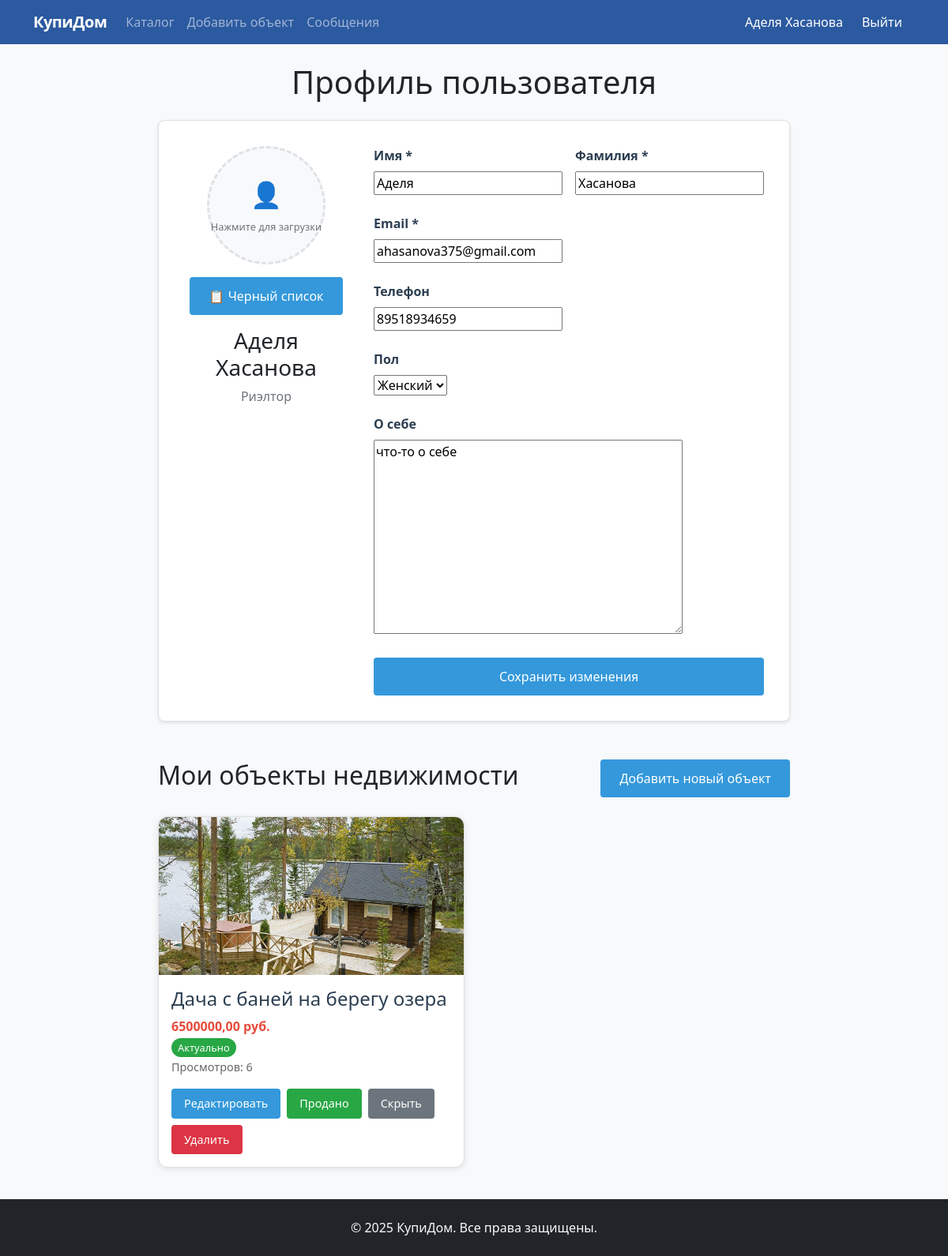
/profile/ (signed in), run on the app's committed database.
### realty/models.py (models this page shows, shortened)
class CustomUser(AbstractUser):
    USER_TYPE_CHOICES = (
        ('realtor', 'Риэлтор'),
        ('client', 'Клиент'),
    )
    GENDER_CHOICES = (
        ('M', 'Мужской'),
        ('F', 'Женский'),
    )
    user_type = models.CharField('Тип пользователя', max_length=10, choices=USER_TYPE_CHOICES)
    phone = models.CharField('Телефон', max_length=20, blank=True)
    bio = models.TextField('О себе', blank=True)
    avatar = models.ImageField('Аватар', upload_to='avatars/', blank=True, null=True)
    gender = models.CharField('Пол', max_length=1, choices=GENDER_CHOICES, blank=True)

class Property(models.Model):
    STATUS_CHOICES = (
        ('active', 'Актуально'),
        ('sold', 'Продано'),
        ('hidden', 'Скрыто'),
    )
    PROPERTY_TYPES = (
        ('apartment', 'Квартира'),
        ('house', 'Дом'),
        ('land', 'Земельный участок'),
        ('commercial', 'Коммерческая недвижимость'),
    )
    title = models.CharField('Название', max_length=200)
    description = models.TextField('Описание')
    price = models.DecimalField('Цена', max_digits=12, decimal_places=2)
    property_type = models.CharField('Тип недвижимости', max_length=20, choices=PROPERTY_TYPES)
    area = models.FloatField('Площадь (кв.м)')
    rooms = models.IntegerField('Количество комнат', blank=True, null=True)
    location = models.CharField('Местоположение', max_length=300)
    created_by = models.ForeignKey(CustomUser, on_delete=models.CASCADE, related_name='properties')
    status = models.CharField('Статус', max_length=10, choices=STATUS_CHOICES, default='active')
    views = models.IntegerField('Просмотры', default=0)
    created_at = models.DateTimeField(auto_now_add=True)
    updated_at = models.DateTimeField(auto_now=True)
    class Meta:
        verbose_name = 'Объект недвижимости'
        verbose_name_plural = 'Объекты недвижимости'
        ordering = ['-created_at']

class PropertyImage(models.Model):
    property = models.ForeignKey(Property, on_delete=models.CASCADE, related_name='images')
    image = models.ImageField('Изображение', upload_to='property_images/')
    is_main = models.BooleanField('Основное изображение', default=False)

### realty/views.py (the view)
# urls.py: path('profile/', views.profile_update, name='profile'),
@login_required
def profile_update(request):
    if request.method == 'POST':
        form = ProfileUpdateForm(request.POST, request.FILES, instance=request.user)
        if form.is_valid():
            form.save()
            if request.headers.get('x-requested-with') == 'XMLHttpRequest':
                return JsonResponse({'success': True})
            return redirect('profile')
        else:
            if request.headers.get('x-requested-with') == 'XMLHttpRequest':
                errors = {}
                for field, error_list in form.errors.items():
                    errors[field] = [{'message': error} for error in error_list]
                return JsonResponse({'success': False, 'errors': errors})
    else:
        form = ProfileUpdateForm(instance=request.user)
    user_properties = Property.objects.filter(created_by=request.user)
    return render(request, 'realty/profile.html', {
        'form': form,
        'properties': user_properties
    })

### realty/forms.py
class ProfileUpdateForm(forms.ModelForm):
    class Meta:
        model = CustomUser
        fields = ('first_name', 'last_name', 'email', 'phone', 'bio', 'avatar', 'gender')

### realty/templates/realty/profile.html (shortened to what this page needs)
{% extends 'realty/base.html' %}
{% block content %}
<div style="max-width: 800px; margin: 0 auto;">
    <h1 class="text-center mb-4">Профиль пользователя</h1>
    <div class="card">
        <div class="card-body">
            <div style="display: grid; grid-template-columns: 1fr 2fr; gap: 2rem; align-items: start;">
                <div style="text-align: center;">
                    <div style="position: relative; display: inline-block;">
                        <label for="id_avatar" style="cursor: pointer;">
                            {% if user.avatar %}
                            <img src="{{ user.avatar.url }}" alt="Аватар"
                                 style="width: 150px; height: 150px; border-radius: 50%; object-fit: cover; border: 3px solid #3498db;">
                            {% else %}
                            <div style="width: 150px; height: 150px; background: #f8f9fa; border-radius: 50%; display: flex; align-items: center; justify-content: center; border: 3px dashed #dee2e6; cursor: pointer;">
                                <div style="text-align: center;">
                                    <div style="font-size: 2rem; color: #6c757d;">👤</div>
                                    <div style="font-size: 0.8rem; color: #6c757d; margin-top: 0.5rem;">Нажмите для загрузки</div>
                                </div>
                            </div>
                            {% endif %}
                        </label>
                    </div>
<div class="mt-3">
    <a href="{% url 'blacklist_view' %}" class="btn btn-outline-warning btn-sm">
        📋 Черный список
    </a>
</div>
                    <h3 class="mt-3">{{ user.get_full_name|default:user.username }}</h3>
                    <p class="text-muted">{{ user.get_user_type_display }}</p>
                </div>
                <div>
                    <form id="profile-form" method="post" enctype="multipart/form-data">
                        <div style="display: grid; grid-template-columns: 1fr 1fr; gap: 1rem;">
                            <div class="form-group">
                                <label for="id_first_name">Имя *</label>
                                {{ form.first_name }}
                            </div>
                            <div class="form-group">
                                <label for="id_last_name">Фамилия *</label>
                                {{ form.last_name }}
                            </div>
                        </div>
                        <div class="form-group">
                            <label for="id_email">Email *</label>
                            {{ form.email }}
                        </div>
                        <div class="form-group">
                            <label for="id_phone">Телефон</label>
                            {{ form.phone }}
                        </div>
                        <div class="form-group">
                            <label for="id_gender">Пол</label>
                            {{ form.gender }}
                        </div>
                        <div class="form-group">
                            <label for="id_bio">О себе</label>
                            {{ form.bio }}
                        </div>
                        <button type="submit" class="btn" style="width: 100%;">Сохранить изменения</button>
                    </form>
                </div>
            </div>
        </div>
    </div>
    <div style="margin-top: 3rem;">
        <div class="d-flex justify-content-between align-items-center mb-4">
            <h2>Мои объекты недвижимости</h2>
            <a href="{% url 'property_create' %}" class="btn">Добавить новый объект</a>
        </div>
        {% if properties %}
        <div class="property-grid">
            {% for property in properties %}
            <div class="property-card">
                {% with main_image=property.images.first %}
                    {% if main_image %}
                    <img src="{{ main_image.image.url }}" alt="{{ property.title }}" style="width: 100%; height: 200px; object-fit: cover; border-radius: 8px 8px 0 0;">
                    {% else %}
                    <div class="no-image" style="height: 200px; display: flex; align-items: center; justify-content: center; background: #f8f9fa; border-radius: 8px 8px 0 0;">
                        Нет изображения
                    </div>
                    {% endif %}
                {% endwith %}
                <div style="padding: 1rem;">
                    <h4 style="margin: 0 0 0.5rem 0;">
                        <a href="{% url 'property_detail' property.pk %}" style="color: #2c3e50; text-decoration: none;">{{ property.title }}</a>
                    </h4>
                    <p style="margin: 0.25rem 0; color: #e74c3c; font-weight: bold;">{{ property.price }} руб.</p>
                    <p style="margin: 0.25rem 0; font-size: 0.9rem;">
                        <span style="background: {% if property.status == 'active' %}#28a745{% elif property.status == 'sold' %}#dc3545{% else %}#6c757d{% endif %}; color: white; padding: 0.2rem 0.5rem; border-radius: 12px; font-size: 0.8rem;">
                            {{ property.get_status_display }}
                        </span>
                    </p>
                    <p style="margin: 0.25rem 0; font-size: 0.9rem; color: #666;">Просмотров: {{ property.views }}</p>
                    <div style="margin-top: 1rem; display: flex; gap: 0.5rem; flex-wrap: wrap;">
                        <a href="{% url 'property_edit' property.pk %}" class="btn" style="padding: 0.5rem 1rem; font-size: 0.9rem;">Редактировать</a>
                        {% if property.status == 'active' %}
                        <form method="post" action="{% url 'property_mark_sold' property.pk %}" style="display: inline;">
                            <button type="submit" class="btn" style="background: #28a745; padding: 0.5rem 1rem; font-size: 0.9rem;">Продано</button>
                        </form>
                        <form method="post" action="{% url 'property_hide' property.pk %}" style="display: inline;">
                            <button type="submit" class="btn" style="background: #6c757d; padding: 0.5rem 1rem; font-size: 0.9rem;">Скрыть</button>
                        </form>
                        {% elif property.status == 'sold' %}
                        <form method="post" action="{% url 'property_reactivate' property.pk %}" style="display: inline;">
                            {% csrf_token %}
                            <button type="submit" class="btn" style="background: #17a2b8; padding: 0.5rem 1rem; font-size: 0.9rem;">Вернуть в активные</button>
                        </form>
                        {% elif property.status == 'hidden' %}
                        <form method="post" action="{% url 'property_reactivate' property.pk %}" style="display: inline;">
                            {% csrf_token %}
                            <button type="submit" class="btn" style="background: #17a2b8; padding: 0.5rem 1rem; font-size: 0.9rem;">Активировать</button>
                        </form>
                        {% endif %}
                        <form method="post" action="{% url 'property_delete' property.pk %}" style="display: inline;"
                              onsubmit="return confirm('Вы уверены, что хотите удалить этот объект?');">
                            <button type="submit" class="btn" style="background: #dc3545; padding: 0.5rem 1rem; font-size: 0.9rem;">Удалить</button>
                        </form>
                    </div>
                </div>
            </div>
            {% endfor %}
        </div>
        {% else %}
        <div class="text-center py-5" style="background: #f8f9fa; border-radius: 8px;">
            <h4 style="color: #6c757d;">У вас пока нет объектов недвижимости</h4>
            <p class="text-muted">Добавьте первый объект, чтобы начать продавать</p>
            <a href="{% url 'property_create' %}" class="btn">Добавить объект</a>
        </div>
        {% endif %}
    </div>
</div>
{% endblock %}

### realty/templates/realty/base.html (shortened to what this page needs)
<!DOCTYPE html>
<html lang="ru">
<head>
    <link href="https://cdn.jsdelivr.net/npm/bootstrap@5.3.0/dist/css/bootstrap.min.css" rel="stylesheet">
</head>
<body class="bg-light d-flex flex-column">
    <nav class="navbar navbar-expand-lg navbar-dark bg-primary">
        <div class="container">
            <a class="navbar-brand" href="{% url 'home' %}">КупиДом</a>
            <div class="collapse navbar-collapse" id="navbarNav">
                <ul class="navbar-nav me-auto">
                    <li class="nav-item">
                        <a class="nav-link" href="{% url 'property_list' %}">Каталог</a>
                    </li>
                    {% if user.is_authenticated %}
                    <li class="nav-item">
                        <a class="nav-link" href="{% url 'property_create' %}">Добавить объект</a>
                    </li>
                    <li class="nav-item">
                        <a class="nav-link" href="{% url 'message_list' %}">Сообщения</a>
                    </li>
                    {% endif %}
                </ul>
                <ul class="navbar-nav">
                    {% if user.is_authenticated %}
                    <li class="nav-item">
                        <a class="nav-link" href="{% url 'profile' %}" style="color: white !important;">
                            {{ user.get_full_name|default:user.username }}
                        </a>
                    </li>
                    <li class="nav-item">
                        <form method="post" action="{% url 'logout' %}" class="d-flex align-items-center">
                            <button type="submit" class="nav-link btn btn-link" style="border: none; background: none; color: white !important; padding: 0.5rem 1rem;">
                                Выйти
                            </button>
                        </form>
                    </li>
                    {% endif %}
                </ul>
            </div>
        </div>
    </nav>
    <main class="py-4">
        <div class="container">
            {% block content %}
            {% endblock %}
        </div>
    </main>
    <footer class="bg-dark text-light py-4 mt-auto">
        <div class="container text-center">
            <p class="mb-0">&copy; 2025 КупиДом. Все права защищены.</p>
        </div>
    </footer>
</body>
</html>

### realty/templates/realty/base.html (style rules this page uses)
:root { --primary: #2c5aa0; --primary-dark: #1e3d72; --accent: #e74c3c; --dark: #34495e; --light: #f8f9fa; }
.bg-primary { background-color: var(--primary) !important; }
.navbar-brand { font-weight: 600; letter-spacing: -0.5px; }
.card { border: none; box-shadow: 0 2px 8px rgba(0,0,0,0.08); transition: box-shadow 0.2s; }
html, body { height: 100%; }
body { display: flex; flex-direction: column; }
main { flex: 1 0 auto; }
footer { flex-shrink: 0; }
.navbar-nav .nav-item { display: flex; align-items: center; }
.navbar-nav .nav-link { display: flex; align-items: center; height: 100%; }

### realty/templates/realty/profile.html (style rules this page uses)
.property-grid { display: grid; grid-template-columns: repeat(auto-fill, minmax(300px, 1fr)); gap: 1.5rem; margin: 1rem 0; }
.property-card { border: 1px solid #e0e0e0; border-radius: 12px; overflow: hidden; background: white; transition: all 0.3s ease; box-shadow: 0 2px 8px rgba(0,0,0,0.1); }
.form-group { margin-bottom: 1.5rem; }
.form-group label { font-weight: 600; margin-bottom: 0.5rem; display: block; color: #2c3e50; }
.btn { background: #3498db; color: white; border: none; padding: 0.75rem 1.5rem; border-radius: 4px; cursor: pointer; font-size: 1rem; transition: background-color 0.3s ease; text-decoration: none; display: inline-block; text-align: center; }
.card { border: 1px solid #e0e0e0; border-radius: 8px; box-shadow: 0 2px 4px rgba(0,0,0,0.1); }
.card-body { padding: 2rem; }
.text-center { text-align: center; }
.text-muted { color: #6c757d !important; }
.mt-3 { margin-top: 1rem; }
.mb-4 { margin-bottom: 1.5rem; }
.d-flex { display: flex; }
.justify-content-between { justify-content: space-between; }
.align-items-center { align-items: center; }

### data on the page
CustomUser: get_full_name "Аделя Хасанова", user_type "Риэлтор", first_name "Аделя", last_name "Хасанова", email "ahasanova375@gmail.com", phone "89518934659", gender "Женский", bio "что-то о себе"
Property: images.first.image (picture), title "Дача с баней на берегу озера", price "6500000,00", status "Актуально", views "6", shows "Продано"
